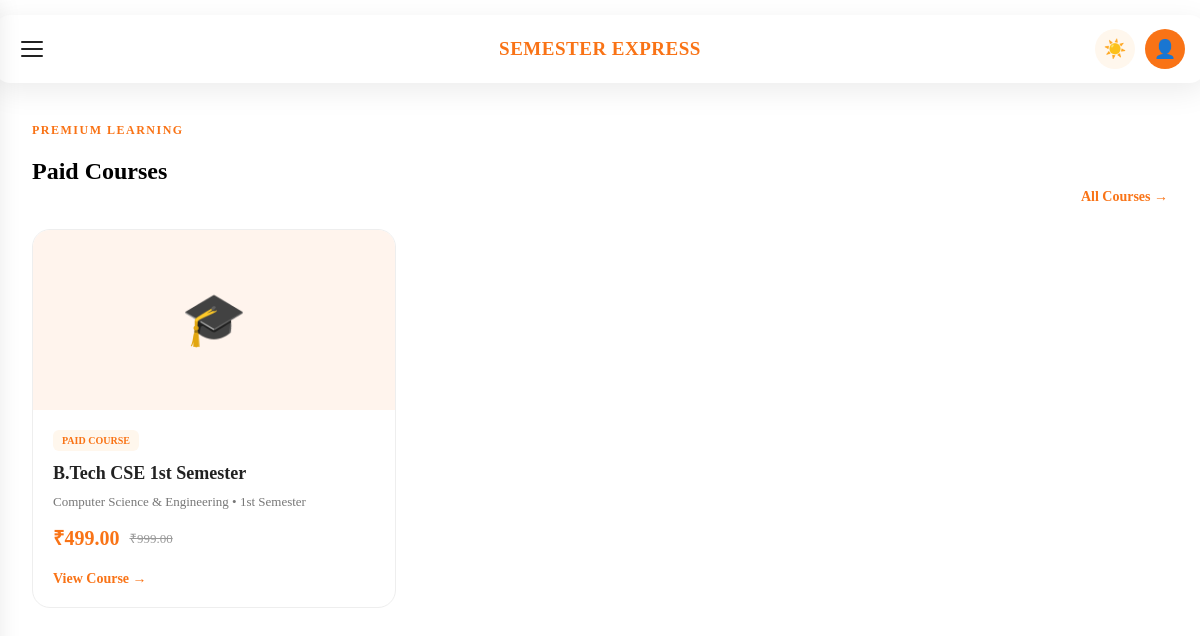
/courses/paid/, run on the app's committed database.
### courses/models.py (models this page shows, shortened)
class Course(models.Model):
    collection = models.ForeignKey(
        Collection,
        on_delete=models.CASCADE,
        related_name="courses"
    )
    name = models.CharField(max_length=200)
    branch = models.CharField(
        max_length=150,
        blank=True
    )
    semester = models.CharField(
        max_length=50,
        blank=True
    )
    description = models.TextField(blank=True)
    image = models.ImageField(
        upload_to="courses/",
        blank=True,
        null=True
    )
    price = models.DecimalField(
        max_digits=10,
        decimal_places=2,
        default=0
    )
    original_price = models.DecimalField(
        max_digits=10,
        decimal_places=2,
        default=0
    )
    is_paid = models.BooleanField(default=True)
    is_active = models.BooleanField(default=True)
    created_at = models.DateTimeField(auto_now_add=True)
    class Meta:
        ordering = ["name"]

### courses/views.py (the view)
def paid_courses(request):
    courses = Course.objects.filter(
        is_active=True,
        is_paid=True
    )
    context = {
        "courses": courses,
    }
    return render(
        request,
        "courses/paid_courses.html",
        context
    )

### templates/courses/paid_courses.html (shortened to what this page needs)
{% load static %}
<!DOCTYPE html>
<html lang="en">
<head>
    <link
        rel="stylesheet"
        href="{% static 'css/style.css' %}"
    >
    <link
        rel="stylesheet"
        href="{% static 'css/dashboard.css' %}"
    >
    <link
        rel="stylesheet"
        href="{% static 'css/responsive.css' %}"
    >
</head>
<body>
<header class="top-header">
    <button
        type="button"
        class="menu-btn"
        id="menuBtn"
    >
        <span></span>
        <span></span>
        <span></span>
    </button>
    <div class="logo">
        SEMESTER EXPRESS
    </div>
    <div class="header-right">
        <button
            type="button"
            class="theme-btn"
            id="themeBtn"
        >
        </button>
        <a
            href="{% url 'dashboard:profile' %}"
            class="profile-btn"
        >
            👤
        </a>
    </div>
</header>
<main class="home-page">
    <section class="home-section">
        <div class="home-section-heading">
            <div>
                <p class="small-title">
                    PREMIUM LEARNING
                </p>
                <h1>
                    Paid Courses
                </h1>
            </div>
            <a
                href="{% url 'courses:collections' %}"
                class="section-link"
            >
                All Courses →
            </a>
        </div>
        {% if courses %}
            <div class="home-course-grid">
                {% for course in courses %}
                    <a
                        href="{% url 'courses:course_detail' course.id %}"
                        class="home-course-card"
                    >
                        <div class="home-course-image">
                            {% if course.image %}
                                <img
                                    src="{{ course.image.url }}"
                                    alt="{{ course.name }}"
                                >
                            {% else %}
                                <div class="home-placeholder">
                                    🎓
                                </div>
                            {% endif %}
                        </div>
                        <div class="home-course-content">
                            <span class="course-badge">
                                PAID COURSE
                            </span>
                            <h3>
                                {{ course.name }}
                            </h3>
                            <p>
                                {{ course.branch }}
                                {% if course.semester %}
                                    • {{ course.semester }}
                                {% endif %}
                            </p>
                            <div class="course-price">
                                <strong>
                                    ₹{{ course.price }}
                                </strong>
                                {% if course.original_price %}
                                    <del>
                                        ₹{{ course.original_price }}
                                    </del>
                                {% endif %}
                            </div>
                            <span class="course-card-link">
                                View Course →
                            </span>
                        </div>
                    </a>
                {% endfor %}
            </div>
        {% endif %}
    </section>
</main>
</body>
</html>

### static/css/style.css (style rules this page uses)
.course-price { display: flex; align-items: center; gap: 10px; margin: 18px 0; }
.course-price strong { color: #f97316; font-size: 22px; }
.home-page { max-width: 1200px; margin: 0 auto; padding: 35px 24px 60px; }
.home-hero .small-title, .home-section .small-title, .home-contact .small-title { margin: 0 0 10px; color: #f97316; font-size: 12px; font-weight: 700; letter-spacing: 1.5px; }
.home-section { margin-bottom: 65px; margin-top: 80px; }
.home-section-heading { display: flex; align-items: flex-end; justify-content: space-between; gap: 20px; margin-bottom: 24px; }
.section-link { color: #f97316; text-decoration: none; font-size: 14px; font-weight: 600; }
.home-course-grid { display: grid; grid-template-columns: repeat(3, 1fr); gap: 22px; }
.home-course-card { display: block; overflow: hidden; background: #fff; border: 1px solid #eeeeee; border-radius: 18px; color: inherit; text-decoration: none; transition: 0.25s ease; }
.home-course-image { width: 100%; height: 180px; overflow: hidden; background: #f5f5f5; }
.home-placeholder { width: 100%; height: 100%; display: flex; align-items: center; justify-content: center; background: #fff4ed; font-size: 52px; }
.home-course-content { padding: 20px; }
.course-badge { display: inline-flex; padding: 5px 9px; margin-bottom: 10px; background: #fff4ed; color: #f97316; border-radius: 7px; font-size: 11px; font-weight: 700; text-transform: uppercase; }
.home-course-content h3 { margin: 0 0 8px; color: #222; font-size: 18px; line-height: 1.4; }
.home-course-content p { margin: 0 0 14px; color: #777; font-size: 13px; }
.home-course-content .course-price { margin: 12px 0 18px; }
.home-course-content .course-price strong { font-size: 20px; }
.home-course-content .course-price del { color: #999; font-size: 13px; }
.course-card-link { color: #f97316; font-size: 14px; font-weight: 600; }

### static/css/dashboard.css (style rules this page uses)
.top-header { position: fixed; top: 15px; left: 50%; transform: translateX(-50%); width: calc(100% - 30px); max-width: 1200px; height: 68px; background: #ffffff; border-radius: 18px; display: flex; align-items: center; justify-content: space-between; padding: 0 22px; box-shadow: 0 8px 30px rgba(0, 0, 0, 0.08); z-index: 100; }
.menu-btn { width: 42px; height: 42px; border: none; background: transparent; display: flex; flex-direction: column; justify-content: center; gap: 5px; cursor: pointer; }
.menu-btn span { display: block; width: 22px; height: 2px; background: #222; border-radius: 10px; }
.logo { position: absolute; left: 50%; transform: translateX(-50%); font-size: 19px; font-weight: 800; letter-spacing: 0.5px; color: #f97316; }
.header-right { display: flex; align-items: center; gap: 10px; }
.theme-btn { width: 40px; height: 40px; border: none; border-radius: 50%; background: #fff7ed; cursor: pointer; font-size: 18px; }
.profile-btn { width: 40px; height: 40px; border-radius: 50%; background: #f97316; color: white; display: flex; align-items: center; justify-content: center; text-decoration: none; font-size: 18px; }
.small-title { color: #f97316; font-size: 12px; font-weight: 700; letter-spacing: 1.5px; margin-bottom: 8px; }
.course-badge { display: inline-block; padding: 5px 9px; border-radius: 6px; background: #fff7ed; color: #f97316; font-size: 10px; font-weight: 700; margin-bottom: 10px; }
.header-right { margin-left: auto; display: flex; align-items: center; gap: 10px; }

### data on the page
Course: name "B.Tech CSE 1st Semester", branch "Computer Science & Engineering", semester "1st Semester", price "499.00", original_price "999.00"
